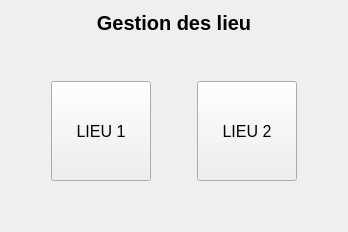
         <widget class="QWidget" name="mainlieu">
          <layout class="QVBoxLayout" name="verticalLayout_14">
           <item>
            <widget class="QLabel" name="LACCEUILLIEU">
             <property name="font">
              <font>
               <pointsize>15</pointsize>
               <bold>true</bold>
              </font>
             </property>
             <property name="text">
              <string>Gestion des lieu</string>
             </property>
             <property name="alignment">
              <set>Qt::AlignmentFlag::AlignCenter</set>
             </property>
            </widget>
           </item>
           <item>
            <spacer name="verticalSpacer_30">
             <property name="orientation">
              <enum>Qt::Orientation::Vertical</enum>
             </property>
             <property name="sizeHint" stdset="0">
              <size>
               <width>20</width>
               <height>40</height>
              </size>
             </property>
            </spacer>
           </item>
           <item>
            <layout class="QHBoxLayout" name="horizontalLayout_13">
             <item>
              <spacer name="horizontalSpacer_23">
               <property name="orientation">
                <enum>Qt::Orientation::Horizontal</enum>
               </property>
               <property name="sizeHint" stdset="0">
                <size>
                 <width>40</width>
                 <height>20</height>
                </size>
               </property>
              </spacer>
             </item>
             <item>
              <widget class="QPushButton" name="IDC_MANAGELIEU1">
               <property name="minimumSize">
                <size>
                 <width>100</width>
                 <height>100</height>
                </size>
               </property>
               <property name="maximumSize">
                <size>
                 <width>100</width>
                 <height>100</height>
                </size>
               </property>
               <property name="font">
                <font>
                 <pointsize>12</pointsize>
                </font>
               </property>
               <property name="text">
                <string>LIEU 1</string>
               </property>
              </widget>
             </item>
             <item>
              <spacer name="horizontalSpacer_22">
               <property name="orientation">
                <enum>Qt::Orientation::Horizontal</enum>
               </property>
               <property name="sizeHint" stdset="0">
                <size>
                 <width>40</width>
                 <height>20</height>
                </size>
               </property>
              </spacer>
             </item>
             <item>
              <widget class="QPushButton" name="IDC_MANAGELIEU1_2">
               <property name="minimumSize">
                <size>
                 <width>100</width>
                 <height>100</height>
                </size>
               </property>
               <property name="maximumSize">
                <size>
                 <width>100</width>
                 <height>100</height>
                </size>
               </property>
               <property name="font">
                <font>
                 <pointsize>12</pointsize>
                </font>
               </property>
               <property name="text">
                <string>LIEU 2</string>
               </property>
              </widget>
             </item>
             <item>
              <spacer name="horizontalSpacer_24">
               <property name="orientation">
                <enum>Qt::Orientation::Horizontal</enum>
               </property>
               <property name="sizeHint" stdset="0">
                <size>
                 <width>40</width>
                 <height>20</height>
                </size>
               </property>
              </spacer>
             </item>
            </layout>
           </item>
           <item>
            <spacer name="verticalSpacer_29">
             <property name="orientation">
              <enum>Qt::Orientation::Vertical</enum>
             </property>
             <property name="sizeHint" stdset="0">
              <size>
               <width>20</width>
               <height>40</height>
              </size>
             </property>
            </spacer>
           </item>
          </layout>
         </widget>
